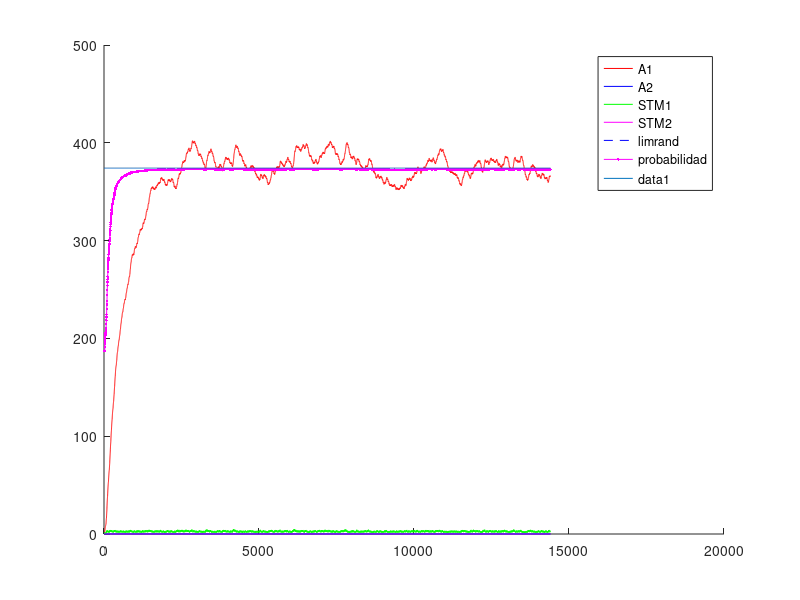
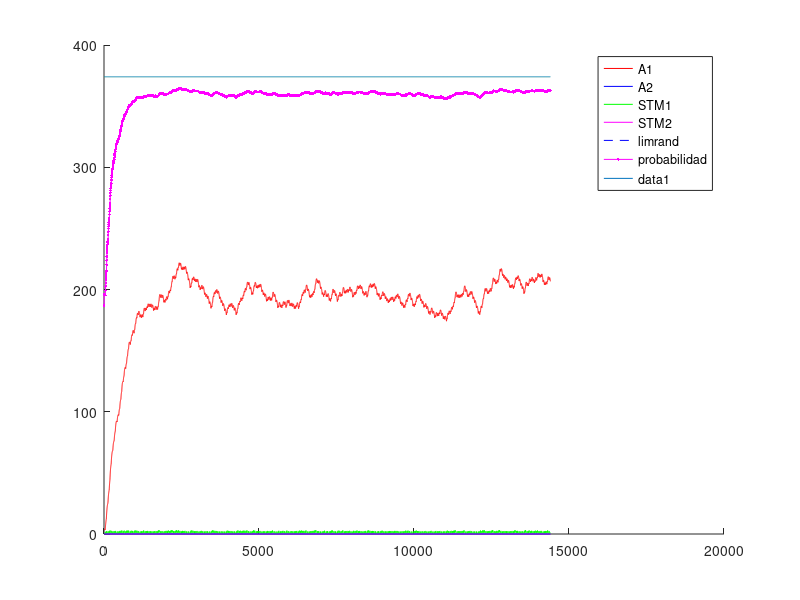
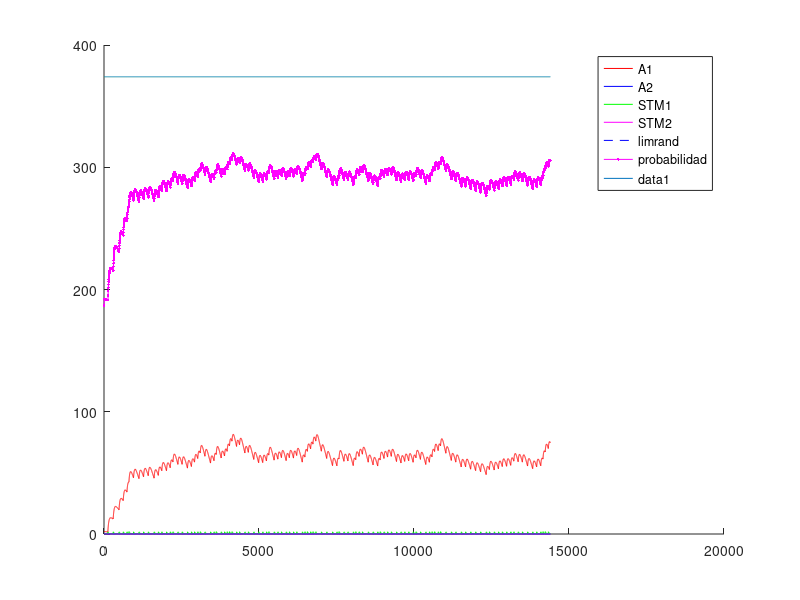
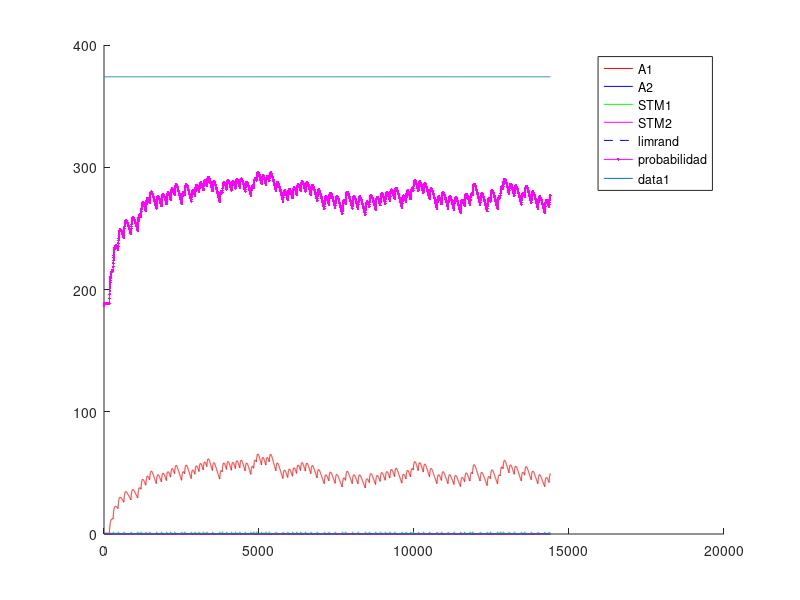

MATLAB code to generate these figures, in order:
%% Experimento con Variable-Interval - VI - intervalo Variable
%% Existen multiples intancias de palanquelo (cada vez que realiza respuesta decide si realiza otra o no)
%% Luego que transcurre el intervalo, si el animal realiza una respuesta obtiene refuerzo.
%% Un trial dura 3600 segundos.
%% Una sesion 1 o 3 trial (seg´un la dinamica del animal)
%% 5 sesiones por Experimento. Cada sesion es un intervalo diferente.
%% 1 experimento
%% Tiempo para realizar un respuesta 1 segundo
%% 
%% La probabilidad de eleccion se ajusta al nivel de maxima frecuencia de palanqueo
%% 

close all
clc
clear

%% Matriz de pago 0 1 

%%% Se ajusto la apreciacion de las cantidades de refuerzo 
function rf = feel(pellets)
  rf=0;
  if (nargin~=0)
    rf=(12.8*(1-exp(-.25.* pellets.^(2))))+(12.8*(1-exp(-.5.* pellets)));
  else
    error ("Faltan parametros");
  endif
endfunction
%% 
%% 

%% INICIALIZATION
%%%%%% CONSTANTES DE SESIONES
Ntrial  =  1 ;   %% un trial de 3600 segundos
tTrial  =  3600; %% en segundos
tResp   =  1;    %% en segundos
tMuestreo = 0.25;%% en segundos
Nses    =  5 ;
Vi=[5,10,30,40,60]; %% valores medios de intervalos variables
Ntest   =  1;
limrand =  0.138;
saving  =  0.01 ;
%%%%%% CONSTANTES DE DECAIMIENTO
alpha = 1*tMuestreo;
beta  = 0.125*tMuestreo ;
gamma = 0.0067*tMuestreo;%0.025 ; 
delta = 1*tMuestreo;
%%%%%% INICIALIZACION
palanca = zeros(2,1);
Rf_1=0;
Rf_2=0;
A1=zeros(1,Ntest);
A2=zeros(1,Ntest);
stm_1=zeros(2,Ntest);
stm_2=zeros(2,Ntest);
d=1;

sesion = zeros(Nses,1);
trialXsesion = zeros(Nses,Ntrial);
terminal_sesion=zeros(Nses,1);
nb_resp = zeros(Nses,Ntest);
refuerzo = zeros(Nses,Ntest);
%contadorP1=0;
%contadorP2=0;
contadorI=0;

%% CALCULO DE AROUSAL MAXIMO
%% Iteraciones de respuesta refuerzo para encotnrar el STM medio
Nconfig=5; %% Tasa de respuesta de configuracion
%plot([1:0.01:20],(12.8*(1-exp(-.25.* [1:0.01:20].^(2))))+(12.8*(1-exp(-.5.* [1:0.01:20]))),'.k')
R1 = floor(feel(1)); %tiempo de refuezo para R
l1 = Nconfig/tMuestreo; % duracion entre trials
suma = 0; %suma es un valor necesaria para calcular max1 y min1
suma = alpha*R1 %% Refuerzo cada N respuestas
iter=100; %% numero de iteraciones para que converja el stm
max1 = 0; %maximum de stm1
min1 = 0; %minimum de stm1
for i = 1:iter 
  suma = (1-beta)^(Nconfig/tMuestreo)*suma;%% Instantes que decae el stm
  min1=suma;
  suma += alpha*R1; %Refuerzo
  max1=suma;
end
comp=.88;
S1 = (((max1-min1)*(comp*l1))/2)+min1*comp*l1; %calcul de la superficie del triangulo mas la de el rectangulo
stm_1_medio = S1/(l1);
A1max = (delta/gamma)*stm_1_medio;

%% INICIO DE LAS ITERATIONS
for l = 1:Ntest  %% TESTES
  Num=0;
  for k = 1:Nses  %% SESIONES (cambia el N)
    i=1;
    %duracion = [1,tTrial*ones(1,Ntrial)];
    
    contador = 1;
    contadorI =1;
    %palanca(1)=randi(2);
    
    %% Agregar intervalo de refuerzos  %%
    intervalo=Vi(k);
    if k>1
      A1(Num+1,l)=saving*A1(Num,l);
      A2(Num+1,l)=saving*A2(Num,l);
      stm_1(Num+1,l)=0*stm_1(Num,l);
      stm_2(Num+1,l)=0*stm_2(Num,l); 
      %%% ELECCION DE LA PRIMERA PALANCA 
%      if A1(Num,1)>A2(Num,1)
%        palanca(2)=1;
%      else
%        palanca(2)=2;
%      end
    end       
    P1(i,k)=0.5;
    %P2(i,k)=0.5;
    for j=2:(Ntrial*tTrial/tMuestreo) %% Todos los trials juntos
      
      if contador == tResp/tMuestreo%duracion(i)
        contador = 1;
        i = i+1 ;
        J = j ;
        if (i==3605)
        aa=1;
        endif
        P1(i,k)=0.5*(1-exp(-(5*A1((j-1)+Num,l))/A1max))+0.5; %probabilidad en exponential
        
        a = rand ;
        %%% ELECCION DE LA PALANCA %%% Basicamente elige palanquear o no palanquear
        if (A1((j-1)+Num,l)<=limrand)&&(A2((j-1)+Num,l)<=limrand)
          palanca(i)=randi(2);
        elseif (A1((j-1)+Num,l)>=limrand)&&(A2((j-1)+Num,l)<=limrand)
          if a>=P1(i,k)
            palanca(i)=2;
          else
            palanca(i)=1;
          end
        elseif (A1((j-1)+Num,l)>A2((j-1)+Num,l))
          if a>=P1(i,k)
            palanca(i)=2;
          else
            palanca(i)=1;
          end
        end
        %%% REFUERZO %%%
        if (contadorI >= intervalo/tMuestreo)
          if (palanca(i)==1)
            Rfz=floor(feel(1));
            Rf_1 = Rfz;
            Rf_2 = 0;
            contadorI =1;
            dispe =.5; %% dispercion del 50% del valor de la intervalo
            intervalo = Vi(k)*(1 + dispe*(1-2*rand));
            refuerzo(k,l)++;
          else
          %contador++;
          contadorI++;
          Rf_1=0;
          Rf_2=0;
          endif
        else
        %contador++;
        contadorI++;
        Rf_1=0;
        Rf_2=0;
        endif
      else
        contador++;
        contadorI++;
        Rf_1=0;
        Rf_2=0;
      end
      stm_1(j+Num,l)=(1-beta)*stm_1((j-1)+Num,l)+alpha*Rf_1;
      stm_2(j+Num,l)=(1-beta)*stm_2((j-1)+Num,l)+alpha*Rf_2;
      A1(j+Num,l)=(1-gamma)*A1((j-1)+Num,l)+delta*stm_1(j+Num,l);
      A2(j+Num,l)=(1-gamma)*A2((j-1)+Num,l)+delta*stm_2(j+Num,l);
    end
    
    
    %%% CONTADOR DE A QUE J SE CAMBIA LA SESION
    %sesion(k-1,l)=j;
    sesion(k,l)=j+Num;
    %%% DEFINICION DE NUM
%    compteur = 0 ;
%    for i=1:length(A1(:,l))
%      if A1(i,l)~=0
%        compteur = compteur +1;
%      end
%    end
%    Num=compteur;
    Num = j+Num;
    Sizemat = length(A1);
    
    for j = 1:length(palanca)
      if palanca(j)==1
        %nb_coop(k-1,l)= nb_coop(k-1,l)+1;
        nb_resp(k,l)= nb_resp(k,l)+1;
      end
    end
  end
end


%%% PRUEBAS 
%%% ENCONTRA LA LONGITUD REAL DEL EXPERIMENTACION
nonnul = zeros(Ntest,1);
for k=1:Ntest
  for i=1:length(A1)
    if A1(i,k) ~= 0
      nonnul(k)=nonnul(k)+1;
    end
  end
end

%%% PRUEBA I _ PESO DE LA EXPERIMENTACION EN LA MEMORIA
porcent = 0;
for i = 1:Ntest
  if sum(A1(:,i)) > 10 * sum(A2(:,i))
    porcent = porcent +1;
  end
end

%%% PRUEBA II _ SI LA EXCITATION ALCANZA A SU MAXIMUM
maxima = zeros(Ntest,1);
for k = 1:Ntest
  if floor(max(A1(:,k))) == floor(max(max(A1))) 
    maxima(k) = maxima(k) +1;
  end
end

%%% PRUEBA III _ EN QUE SESION LA PALANCA GANA DE VERDAD
%ird = zeros(Ntest,1);
%for k = 1:Ntest
%  i=1;
%  while 1
%    if A1(nonnul(k)-i,k) < limrand
%      ird(k) = nonnul(k)-i+1;
%      break;
%    else
%      i=i+1;
%    end
%  end
%end
%
%%%% PRUEBA IV _ CONVIERTE J EN NUMERO DE SESION
%for k = 1:Ntest
%  i=1;
%  while 1
%    if ird(k) <= sum(sesion(1:i)+50)
%      ird(k)=i;
%      break;
%    else
%      i=i+1;
%    end
%  end
%end

%%% PRUEBA V _ PORCENTAJE DE COOPERACION POR SESION / EXPERIMENTO


%porcentaje_coop_sesion=zeros(Nses,Ntest);
%porcentaje_coop_experimento=zeros(Ntest,1);
%for k = 1:Ntest
%  porcentaje_coop_experimento(k)=sum(nb_coop(:,k))/(Ntrial*Nses)*100;
%end

%for i=1:Ntest
%  terminal_sesion(1,i)=sesion(1,i);
%  for j=2:Nses
%    terminal_sesion(j,i)=sesion(j,i)+terminal_sesion(j-1,i);
%  end
%end

%%% DEMOSTRACION 


%promedio_sesion=sum(ird)/Ntest
%porcent_10xsuperior_al_otra=porcent/Ntest * 100;
%cuanto_alcanzan_al_maxima=sum(maxima)/Ntest * 100;
%porcentaje_coop_experimento;
%porcentaje_coop_sesion=floor(nb_coop/Ntrial*100);

resp_por_segundos=nb_resp/length(palanca); %numero de respuestas dividido por el numero de respestas maximal posible


for i=1:Ntest
  for j=1:Nses
    figure
    hold on
    %plot(sesion(j,i)*ones(1,max(max(A1(:,i)))),(1:max(max(A1(:,i)))),'--k');
    %h=plot((sesion(j,i).*tMuestreo)*ones(1,max(max(A1(:,i)))),(1:max(max(A1(:,i)))),'--k');
    %set(h, "linewidth", 2);
    if j==1
      plot(1:Ntrial*tTrial/tMuestreo,A1(1:sesion(j,i),i),'r',1:Ntrial*tTrial/tMuestreo,A2(1:sesion(j,i),i),'b',1:Ntrial*tTrial/tMuestreo,stm_1(1:sesion(j,i),i),'g',1:Ntrial*tTrial/tMuestreo,stm_2(1:sesion(j,i),i),'m',1:Ntrial*tTrial/tMuestreo,limrand*ones(1,Ntrial*tTrial/tMuestreo),'--b')
      plot((1:(Ntrial*tTrial))/tMuestreo,P1(:,j)'*A1max,'.-m');
      legend("A1","A2","STM1","STM2","limrand","probabilidad");
    else
      plot(1:Ntrial*tTrial/tMuestreo,A1(sesion(j-1,i)+1:sesion(j,i),i),'r',1:Ntrial*tTrial/tMuestreo,A2(sesion(j-1,i)+1:sesion(j,i),i),'b',1:Ntrial*tTrial/tMuestreo,stm_1(sesion(j-1,i)+1:sesion(j,i),i),'g',1:Ntrial*tTrial/tMuestreo,stm_2(sesion(j-1,i)+1:sesion(j,i),i),'m',1:Ntrial*tTrial/tMuestreo,limrand*ones(1,Ntrial*tTrial/tMuestreo),'--b')
      plot((1:(Ntrial*tTrial))/tMuestreo,P1(:,j)'*A1max,'.-m');
      legend("A1","A2","STM1","STM2","limrand","probabilidad");
    endif
    plot(1:Ntrial*tTrial/tMuestreo,A1max*ones(1,Ntrial*tTrial/tMuestreo));
    hold off
  endfor
endfor


%% Maximos exitos por intervalo= 10-360 - 30-120 - 40-65 - 60-60 

color = 'rgbmkmrgbk';
figure
hold on
for i=1:Ntest
  plot(Vi,resp_por_segundos(:,i),'Color',color(i));
  title('Respuestas por segundos');
  xlabel('Intervalos');
  ylabel('Respuestas/segundos');
  for j=1:Nses
    plot(Vi(j)*ones(1,floor(resp_por_segundos(j,i)*100)+1),(0:floor(resp_por_segundos(j,i)*100))/100,'k');
  end
  end
hold off


figure
hold on
for i=1:Ntest
  plot(refuerzo(:,i),resp_por_segundos(:,i),'Color',color(i));
  title('Respuestas y refuerzo');
  xlabel('Refuerzo/horas');
  ylabel('Respuestas/segundos');
  for j=1:Nses
    plot(refuerzo(j)*ones(1,floor(resp_por_segundos(j,i)*100)+1),(0:floor(resp_por_segundos(j,i)*100))/100,'k');
    text(refuerzo(j),-.05,"N = Fr(j)");
  end
end
hold off

%%% probl�me de temps, pas le temps de d�croitre du coup red�marre plus
%%% haut CQFD
%%%% CASTIGO DE TIEMPO 
%%%% CUANTO VECES ELIGE COOPERATION
%%% Pour chaque session r�cup�rer le nombre de coop�ration et tracer la
%%% courbe correspondante 

